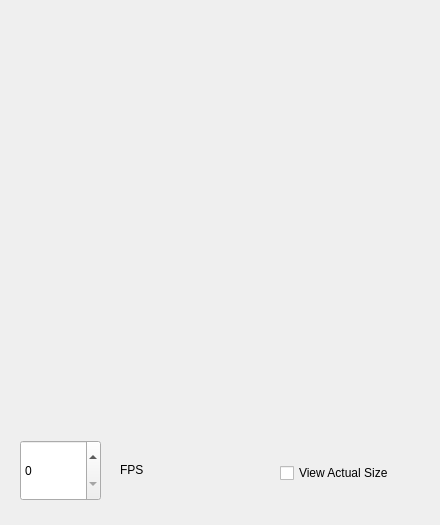
<?xml version="1.0" encoding="UTF-8"?>
<ui version="4.0">
 <class>preview</class>
 <widget class="QWidget" name="preview">
  <property name="geometry">
   <rect>
    <x>0</x>
    <y>0</y>
    <width>440</width>
    <height>525</height>
   </rect>
  </property>
  <property name="windowTitle">
   <string>Form</string>
  </property>
  <widget class="QSpinBox" name="fps">
   <property name="geometry">
    <rect>
     <x>20</x>
     <y>440</y>
     <width>81</width>
     <height>61</height>
    </rect>
   </property>
  </widget>
  <widget class="QLabel" name="label">
   <property name="geometry">
    <rect>
     <x>120</x>
     <y>460</y>
     <width>63</width>
     <height>20</height>
    </rect>
   </property>
   <property name="text">
    <string>FPS</string>
   </property>
  </widget>
  <widget class="QCheckBox" name="actualSize">
   <property name="geometry">
    <rect>
     <x>280</x>
     <y>460</y>
     <width>141</width>
     <height>26</height>
    </rect>
   </property>
   <property name="text">
    <string>View Actual Size</string>
   </property>
  </widget>
  <widget class="QLabel" name="SpritePreview">
   <property name="geometry">
    <rect>
     <x>20</x>
     <y>20</y>
     <width>400</width>
     <height>400</height>
    </rect>
   </property>
   <property name="text">
    <string/>
   </property>
  </widget>
 </widget>
 <resources/>
 <connections/>
</ui>
